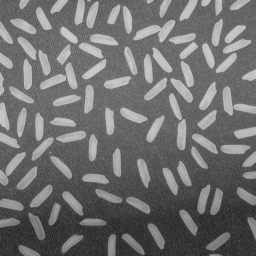
%> input picture ch01/rice.png, 256 x 256 px
$ octave rice.m   (GNU Octave 9; MATLAB toolbox functions it lacks are replaced by stand-ins)
%> lines starting %> are read from the running program, lines starting %| are printed output that depends on the picture; in (x1, y1, x2, y2) boxes, pixels count from 0 and x2, y2 are one past the last pixel; in counts of white or black regions, pixels touching at a corner belong together; the program's own positions count from 1
close all;
clear all;
clc;
%% 将灰度图像转为二值图像
l = imread('rice.png');
%> l is the input picture: size 256x256 uint8; min 40, max 204, mean 111.2
bw1 = im2bw(l, 0.4);
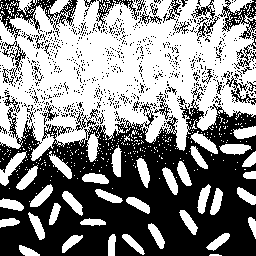
%> bw1: size 256x256 logical; 52.9% white; 890 black regions (850 under 20 px), largest, box (x1, y1, x2, y2) and area: (0, 99, 256, 256) 24855, (0, 0, 78, 40) 1024, (218, 0, 256, 39) 542
bw2 = im2bw(l, 0.6);
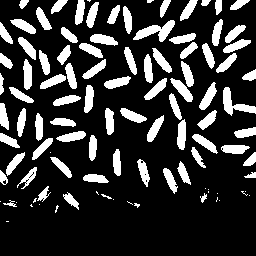
%> bw2: size 256x256 logical; 20.6% white; 104 white regions (23 under 20 px), largest, box (x1, y1, x2, y2) and area: (133, 20, 175, 42) 399, (223, 87, 256, 116) 361, (170, 78, 193, 102) 230
% 修改图形图像位置的默认设置
set(0, 'defaultFigurePosition', [100, 100, 1000, 500]);
% 修改图形背景颜色的设置
set(0, 'defaultFigureColor', [1 1 1]);
figure;
subplot(131), imshow(l);
subplot(132), imshow(bw1);
subplot(133), imshow(bw2);

$ run again, with ch01/coins.png copied over ch01/rice.png
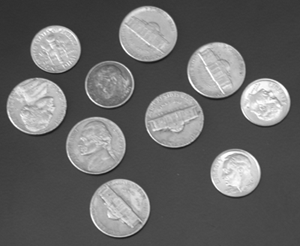
%> input picture ch01/coins.png, 300 x 246 px
%> l is the input picture: size 246x300 uint8; min 23, max 255, mean 103
%> `bw1 = im2bw(l, 0.4);`:
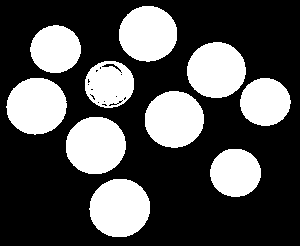
%> bw1: size 246x300 logical; 31.8% white; 10 white regions, largest, box (x1, y1, x2, y2) and area: (89, 179, 150, 237) 2793, (66, 117, 126, 174) 2721, (6, 78, 67, 135) 2687
%> `bw2 = im2bw(l, 0.6);`:
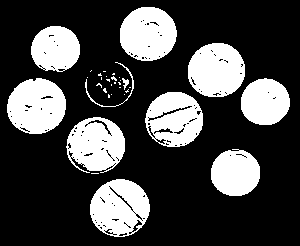
%> bw2: size 246x300 logical; 27.4% white; 34 white regions (23 under 20 px), largest, box (x1, y1, x2, y2) and area: (7, 78, 66, 134) 2533, (90, 179, 150, 237) 2510, (188, 43, 245, 97) 2432
